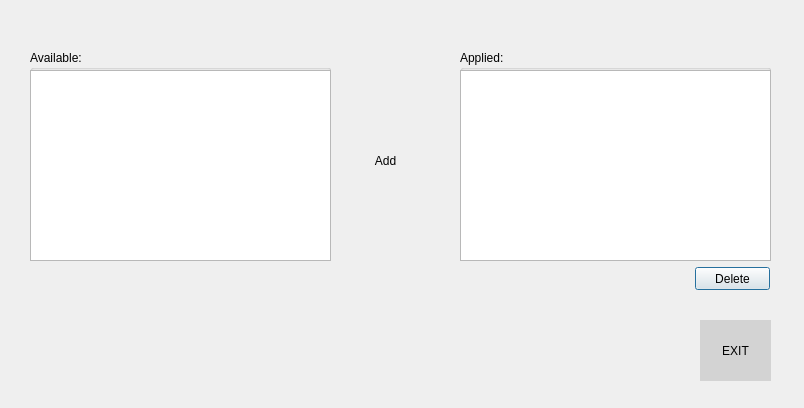
<?xml version="1.0" encoding="UTF-8"?>
<ui version="4.0">
 <class>Dialog</class>
 <widget class="QDialog" name="Dialog">
  <property name="geometry">
   <rect>
    <x>0</x>
    <y>0</y>
    <width>804</width>
    <height>408</height>
   </rect>
  </property>
  <property name="windowTitle">
   <string>Apply Credit Note to Invoices</string>
  </property>
  <widget class="QGroupBox" name="groupBox">
   <property name="geometry">
    <rect>
     <x>30</x>
     <y>50</y>
     <width>301</width>
     <height>211</height>
    </rect>
   </property>
   <property name="title">
    <string>Available:</string>
   </property>
   <widget class="QTableView" name="available">
    <property name="geometry">
     <rect>
      <x>0</x>
      <y>20</y>
      <width>301</width>
      <height>191</height>
     </rect>
    </property>
    <property name="selectionMode">
     <enum>QAbstractItemView::MultiSelection</enum>
    </property>
    <property name="selectionBehavior">
     <enum>QAbstractItemView::SelectRows</enum>
    </property>
   </widget>
  </widget>
  <widget class="QGroupBox" name="groupBox_2">
   <property name="geometry">
    <rect>
     <x>460</x>
     <y>50</y>
     <width>311</width>
     <height>211</height>
    </rect>
   </property>
   <property name="title">
    <string>Applied:</string>
   </property>
   <widget class="QTableView" name="applied">
    <property name="geometry">
     <rect>
      <x>0</x>
      <y>20</y>
      <width>311</width>
      <height>191</height>
     </rect>
    </property>
    <property name="selectionMode">
     <enum>QAbstractItemView::MultiSelection</enum>
    </property>
    <property name="selectionBehavior">
     <enum>QAbstractItemView::SelectRows</enum>
    </property>
   </widget>
  </widget>
  <widget class="QToolButton" name="exit">
   <property name="geometry">
    <rect>
     <x>700</x>
     <y>320</y>
     <width>71</width>
     <height>61</height>
    </rect>
   </property>
   <property name="styleSheet">
    <string notr="true">background:lightgray; </string>
   </property>
   <property name="text">
    <string>EXIT</string>
   </property>
   <property name="icon">
    <iconset resource="../app/icons.qrc">
     <normaloff>:/exit</normaloff>:/exit</iconset>
   </property>
   <property name="iconSize">
    <size>
     <width>24</width>
     <height>24</height>
    </size>
   </property>
   <property name="toolButtonStyle">
    <enum>Qt::ToolButtonTextUnderIcon</enum>
   </property>
   <property name="autoRaise">
    <bool>true</bool>
   </property>
  </widget>
  <widget class="QPushButton" name="delete_">
   <property name="geometry">
    <rect>
     <x>695</x>
     <y>267</y>
     <width>75</width>
     <height>23</height>
    </rect>
   </property>
   <property name="text">
    <string>Delete</string>
   </property>
  </widget>
  <widget class="QToolButton" name="add">
   <property name="geometry">
    <rect>
     <x>340</x>
     <y>130</y>
     <width>91</width>
     <height>61</height>
    </rect>
   </property>
   <property name="autoFillBackground">
    <bool>false</bool>
   </property>
   <property name="text">
    <string>Add</string>
   </property>
   <property name="icon">
    <iconset resource="../app/icons.qrc">
     <normaloff>:/right_arrow</normaloff>:/right_arrow</iconset>
   </property>
   <property name="iconSize">
    <size>
     <width>32</width>
     <height>32</height>
    </size>
   </property>
   <property name="checkable">
    <bool>false</bool>
   </property>
   <property name="popupMode">
    <enum>QToolButton::InstantPopup</enum>
   </property>
   <property name="toolButtonStyle">
    <enum>Qt::ToolButtonTextUnderIcon</enum>
   </property>
   <property name="autoRaise">
    <bool>true</bool>
   </property>
  </widget>
 </widget>
 <resources>
  <include location="../app/icons.qrc"/>
 </resources>
 <connections>
  <connection>
   <sender>exit</sender>
   <signal>clicked()</signal>
   <receiver>Dialog</receiver>
   <slot>accept()</slot>
   <hints>
    <hint type="sourcelabel">
     <x>524</x>
     <y>351</y>
    </hint>
    <hint type="destinationlabel">
     <x>419</x>
     <y>350</y>
    </hint>
   </hints>
  </connection>
 </connections>
</ui>
